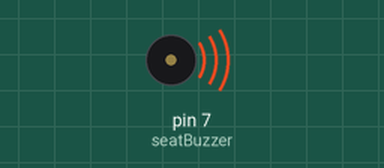
Bench run of a sketch on a simulated Arduino Uno, built with avr-gcc and run on an emulated ATmega328P. On the bench: buzzer (waves = sounding).

Above: at 0.1 s.
Timing chart, 0 to 1.6 s (numbered marks = the images above):
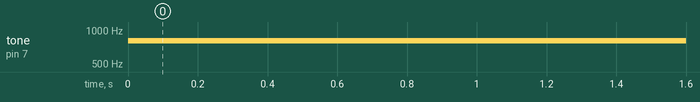

The sketch:

BuzzerTesting.ino
```cpp
#define BUZZFREQUENCY 800
const int seatBuzzer = 7; //buzzer to arduino pin 9

void setup() {
  // put your setup code here, to run once:
  pinMode(seatBuzzer, OUTPUT); // Set buzzer - pin 9 as an output
}

void loop() {
  // put your main code here, to run repeatedly:
  ControlBuzzer(true);
}

void ControlBuzzer(bool On) {
  if (On) {
    tone(seatBuzzer, BUZZFREQUENCY);
  } else {
    noTone(seatBuzzer);
  }
}
```

Measured:
- by itself, tone on pin 7 (seatBuzzer): silent → 800 Hz at 0.00 s
